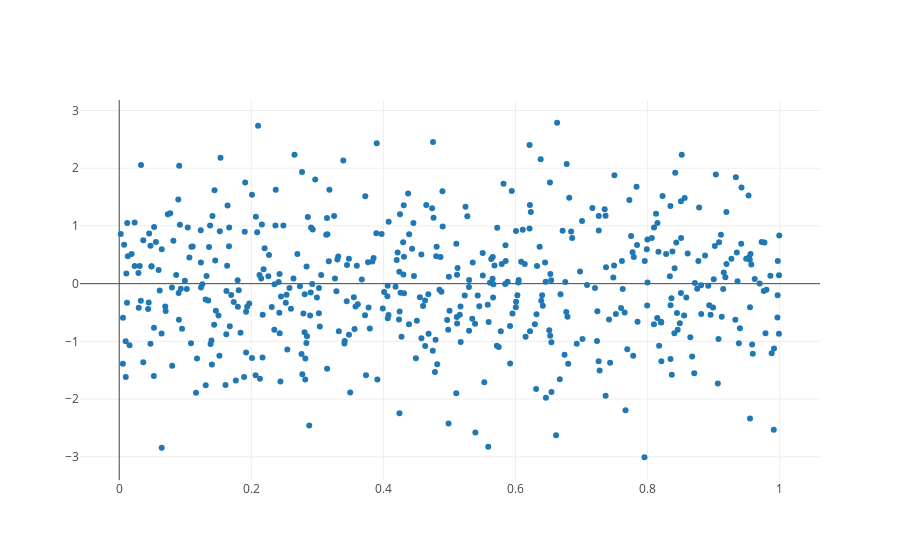

Notebook code for this chart:
### Code cell
data = [trace]
iplot(data)

### Figure 1 — Plotly figure (JSON) as saved in the notebook; plotly's stock layout.template omitted (floating-point values rounded to 4 significant figures; data arrays with more than 128 entries replaced by an {"elided": "..."} marker saying what was removed)
{"data": [{"mode": "markers", "type": "scatter", "uid": "9a37bd0c-c668-11e8-8c60-8c8590851f43", "x": {"elided": "2000 float values"}, "y": {"elided": "500 float values"}}], "layout": {}}
